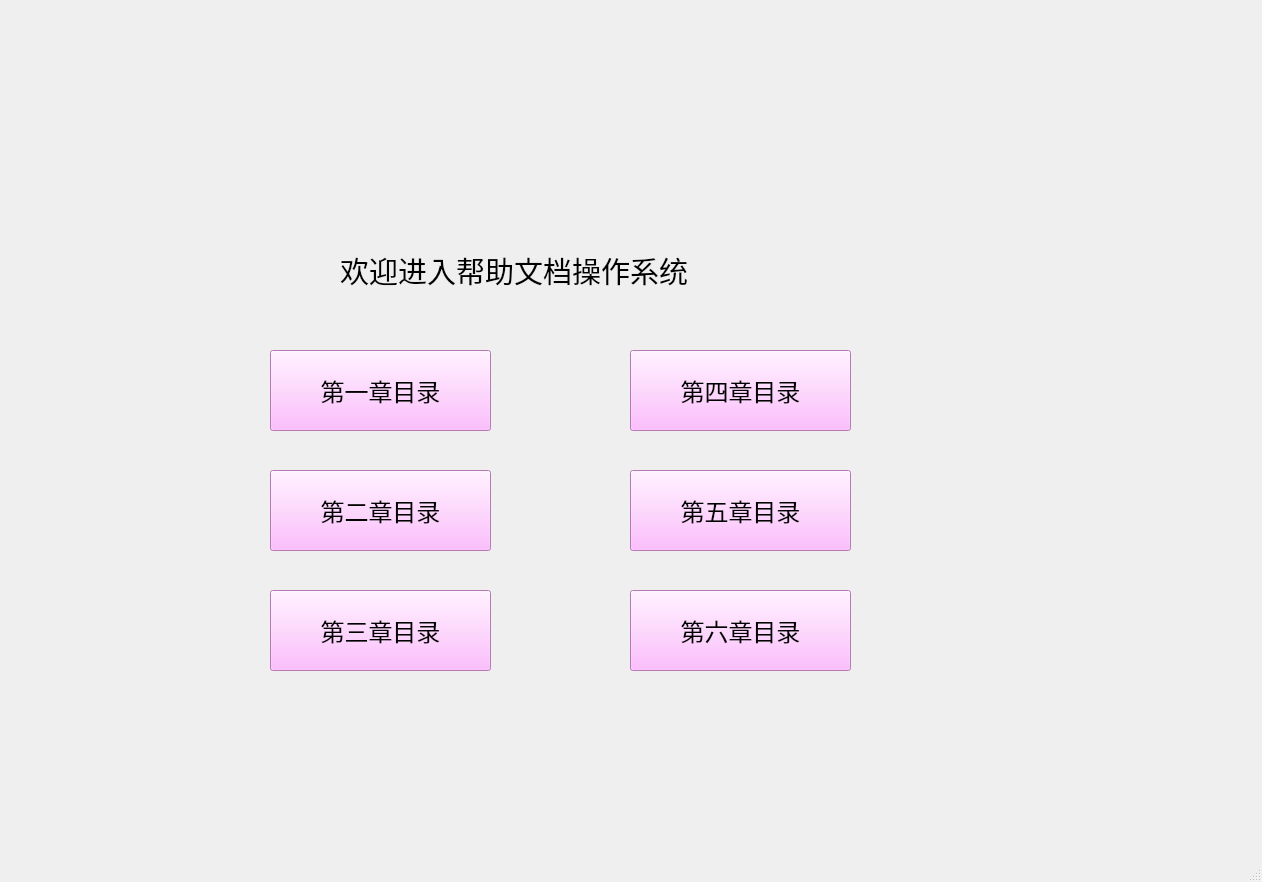
<?xml version="1.0" encoding="UTF-8"?>
<ui version="4.0">
 <class>MainWindow</class>
 <widget class="QMainWindow" name="MainWindow">
  <property name="geometry">
   <rect>
    <x>0</x>
    <y>0</y>
    <width>1262</width>
    <height>882</height>
   </rect>
  </property>
  <property name="windowTitle">
   <string>MainWindow</string>
  </property>
  <property name="windowIcon">
   <iconset>
    <normaloff>picture.png</normaloff>picture.png</iconset>
  </property>
  <widget class="QWidget" name="centralwidget">
   <widget class="QLabel" name="label">
    <property name="geometry">
     <rect>
      <x>340</x>
      <y>240</y>
      <width>461</width>
      <height>61</height>
     </rect>
    </property>
    <property name="font">
     <font>
      <family>黑体</family>
      <pointsize>22</pointsize>
     </font>
    </property>
    <property name="text">
     <string>欢迎进入帮助文档操作系统</string>
    </property>
   </widget>
   <widget class="QPushButton" name="pushButton">
    <property name="geometry">
     <rect>
      <x>270</x>
      <y>350</y>
      <width>221</width>
      <height>81</height>
     </rect>
    </property>
    <property name="font">
     <font>
      <family>隶书</family>
      <pointsize>18</pointsize>
     </font>
    </property>
    <property name="styleSheet">
     <string notr="true">background-color: rgb(255, 170, 255);</string>
    </property>
    <property name="text">
     <string>第一章目录</string>
    </property>
   </widget>
   <widget class="QPushButton" name="pushButton_2">
    <property name="geometry">
     <rect>
      <x>270</x>
      <y>470</y>
      <width>221</width>
      <height>81</height>
     </rect>
    </property>
    <property name="font">
     <font>
      <family>隶书</family>
      <pointsize>18</pointsize>
     </font>
    </property>
    <property name="styleSheet">
     <string notr="true">background-color: rgb(255, 170, 255);</string>
    </property>
    <property name="text">
     <string>第二章目录</string>
    </property>
   </widget>
   <widget class="QPushButton" name="pushButton_3">
    <property name="geometry">
     <rect>
      <x>270</x>
      <y>590</y>
      <width>221</width>
      <height>81</height>
     </rect>
    </property>
    <property name="font">
     <font>
      <family>隶书</family>
      <pointsize>18</pointsize>
     </font>
    </property>
    <property name="styleSheet">
     <string notr="true">background-color: rgb(255, 170, 255);</string>
    </property>
    <property name="text">
     <string>第三章目录</string>
    </property>
   </widget>
   <widget class="QPushButton" name="pushButton_4">
    <property name="geometry">
     <rect>
      <x>630</x>
      <y>350</y>
      <width>221</width>
      <height>81</height>
     </rect>
    </property>
    <property name="font">
     <font>
      <family>隶书</family>
      <pointsize>18</pointsize>
     </font>
    </property>
    <property name="styleSheet">
     <string notr="true">background-color: rgb(255, 170, 255);</string>
    </property>
    <property name="text">
     <string>第四章目录</string>
    </property>
   </widget>
   <widget class="QPushButton" name="pushButton_5">
    <property name="geometry">
     <rect>
      <x>630</x>
      <y>470</y>
      <width>221</width>
      <height>81</height>
     </rect>
    </property>
    <property name="font">
     <font>
      <family>隶书</family>
      <pointsize>18</pointsize>
     </font>
    </property>
    <property name="styleSheet">
     <string notr="true">background-color: rgb(255, 170, 255);</string>
    </property>
    <property name="text">
     <string>第五章目录</string>
    </property>
   </widget>
   <widget class="QPushButton" name="pushButton_6">
    <property name="geometry">
     <rect>
      <x>630</x>
      <y>590</y>
      <width>221</width>
      <height>81</height>
     </rect>
    </property>
    <property name="font">
     <font>
      <family>隶书</family>
      <pointsize>18</pointsize>
     </font>
    </property>
    <property name="styleSheet">
     <string notr="true">background-color: rgb(255, 170, 255);</string>
    </property>
    <property name="text">
     <string>第六章目录</string>
    </property>
   </widget>
  </widget>
  <widget class="QMenuBar" name="menubar">
   <property name="geometry">
    <rect>
     <x>0</x>
     <y>0</y>
     <width>1262</width>
     <height>26</height>
    </rect>
   </property>
  </widget>
  <widget class="QStatusBar" name="statusbar"/>
 </widget>
 <resources/>
 <connections/>
</ui>
